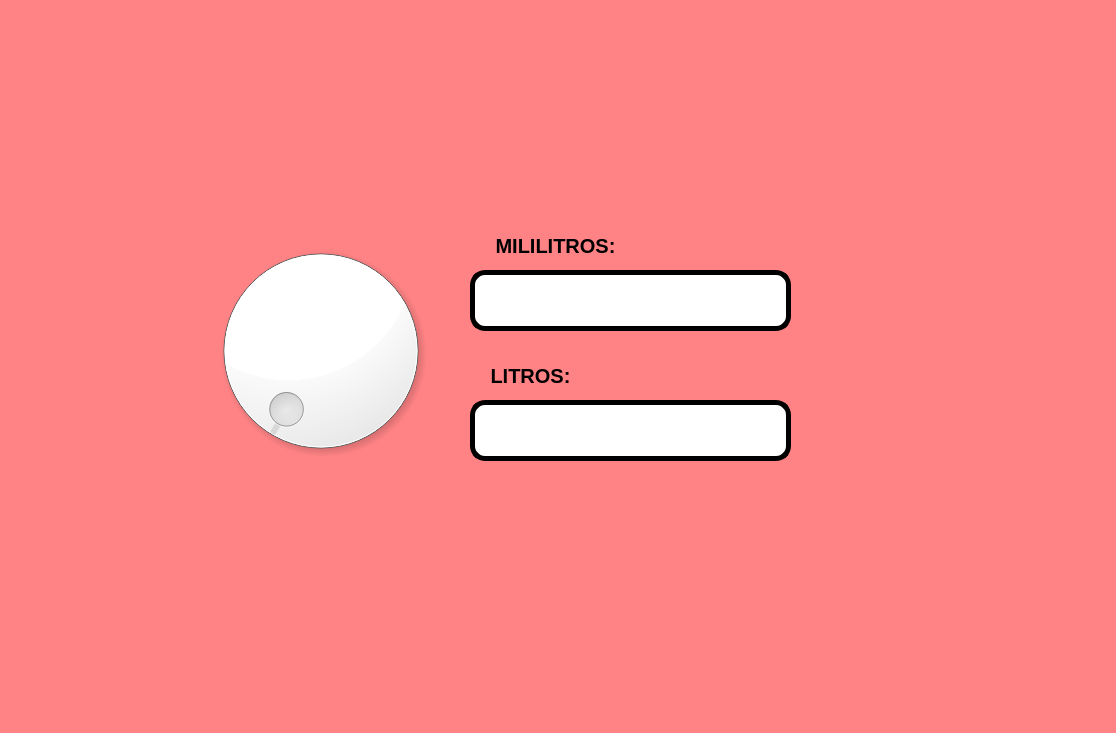
<?xml version="1.0" encoding="UTF-8"?>
<ui version="4.0">
 <class>MainWindow</class>
 <widget class="QMainWindow" name="MainWindow">
  <property name="geometry">
   <rect>
    <x>0</x>
    <y>0</y>
    <width>1116</width>
    <height>733</height>
   </rect>
  </property>
  <property name="windowTitle">
   <string>MainWindow</string>
  </property>
  <property name="styleSheet">
   <string notr="true">background-color: rgb(255, 131, 133)</string>
  </property>
  <widget class="QWidget" name="centralwidget">
   <widget class="QDial" name="dial">
    <property name="geometry">
     <rect>
      <x>200</x>
      <y>210</y>
      <width>241</width>
      <height>281</height>
     </rect>
    </property>
    <property name="styleSheet">
     <string notr="true">color: rgb(255, 255, 255);
background-color: rgb(255, 255, 255);</string>
    </property>
   </widget>
   <widget class="QLabel" name="label">
    <property name="geometry">
     <rect>
      <x>470</x>
      <y>230</y>
      <width>171</width>
      <height>31</height>
     </rect>
    </property>
    <property name="font">
     <font>
      <pointsize>15</pointsize>
      <weight>75</weight>
      <bold>true</bold>
     </font>
    </property>
    <property name="text">
     <string>MILILITROS:</string>
    </property>
    <property name="alignment">
     <set>Qt::AlignCenter</set>
    </property>
   </widget>
   <widget class="QLineEdit" name="txt_mililitros">
    <property name="geometry">
     <rect>
      <x>470</x>
      <y>270</y>
      <width>321</width>
      <height>61</height>
     </rect>
    </property>
    <property name="font">
     <font>
      <pointsize>15</pointsize>
      <weight>75</weight>
      <bold>true</bold>
     </font>
    </property>
    <property name="styleSheet">
     <string notr="true">border-radius: 15px;
background-color: rgb(255, 255, 255);
border:  5px solid black;
</string>
    </property>
    <property name="text">
     <string/>
    </property>
    <property name="alignment">
     <set>Qt::AlignCenter</set>
    </property>
   </widget>
   <widget class="QLineEdit" name="txt_litros">
    <property name="geometry">
     <rect>
      <x>470</x>
      <y>400</y>
      <width>321</width>
      <height>61</height>
     </rect>
    </property>
    <property name="font">
     <font>
      <pointsize>15</pointsize>
      <weight>75</weight>
      <bold>true</bold>
     </font>
    </property>
    <property name="styleSheet">
     <string notr="true">border-radius: 15px;
background-color: rgb(255, 255, 255);
border:  5px solid black;
</string>
    </property>
    <property name="text">
     <string/>
    </property>
    <property name="alignment">
     <set>Qt::AlignCenter</set>
    </property>
   </widget>
   <widget class="QLabel" name="label_3">
    <property name="geometry">
     <rect>
      <x>450</x>
      <y>360</y>
      <width>161</width>
      <height>31</height>
     </rect>
    </property>
    <property name="font">
     <font>
      <pointsize>15</pointsize>
      <weight>75</weight>
      <bold>true</bold>
     </font>
    </property>
    <property name="text">
     <string>LITROS:</string>
    </property>
    <property name="alignment">
     <set>Qt::AlignCenter</set>
    </property>
   </widget>
   <widget class="QLabel" name="label_4">
    <property name="geometry">
     <rect>
      <x>70</x>
      <y>30</y>
      <width>201</width>
      <height>211</height>
     </rect>
    </property>
    <property name="text">
     <string/>
    </property>
    <property name="pixmap">
     <pixmap resource="../../Archivo/recursos.qrc">:/Ejercicios/logouat2.jpg</pixmap>
    </property>
    <property name="scaledContents">
     <bool>true</bool>
    </property>
   </widget>
   <widget class="QLabel" name="label_2">
    <property name="geometry">
     <rect>
      <x>810</x>
      <y>0</y>
      <width>271</width>
      <height>211</height>
     </rect>
    </property>
    <property name="text">
     <string/>
    </property>
    <property name="pixmap">
     <pixmap resource="../../Archivo/recursos.qrc">:/Ejercicios/logouat.jpg</pixmap>
    </property>
    <property name="scaledContents">
     <bool>true</bool>
    </property>
   </widget>
   <widget class="QLabel" name="label_6">
    <property name="geometry">
     <rect>
      <x>830</x>
      <y>480</y>
      <width>251</width>
      <height>191</height>
     </rect>
    </property>
    <property name="text">
     <string/>
    </property>
    <property name="pixmap">
     <pixmap resource="../../Archivo/recursos.qrc">:/Ejercicios/gatoinplorandoayuda.jpg</pixmap>
    </property>
    <property name="scaledContents">
     <bool>true</bool>
    </property>
   </widget>
  </widget>
  <widget class="QMenuBar" name="menubar">
   <property name="geometry">
    <rect>
     <x>0</x>
     <y>0</y>
     <width>1116</width>
     <height>26</height>
    </rect>
   </property>
  </widget>
  <widget class="QStatusBar" name="statusbar"/>
 </widget>
 <resources>
  <include location="../../Archivo/recursos.qrc"/>
 </resources>
 <connections/>
</ui>
